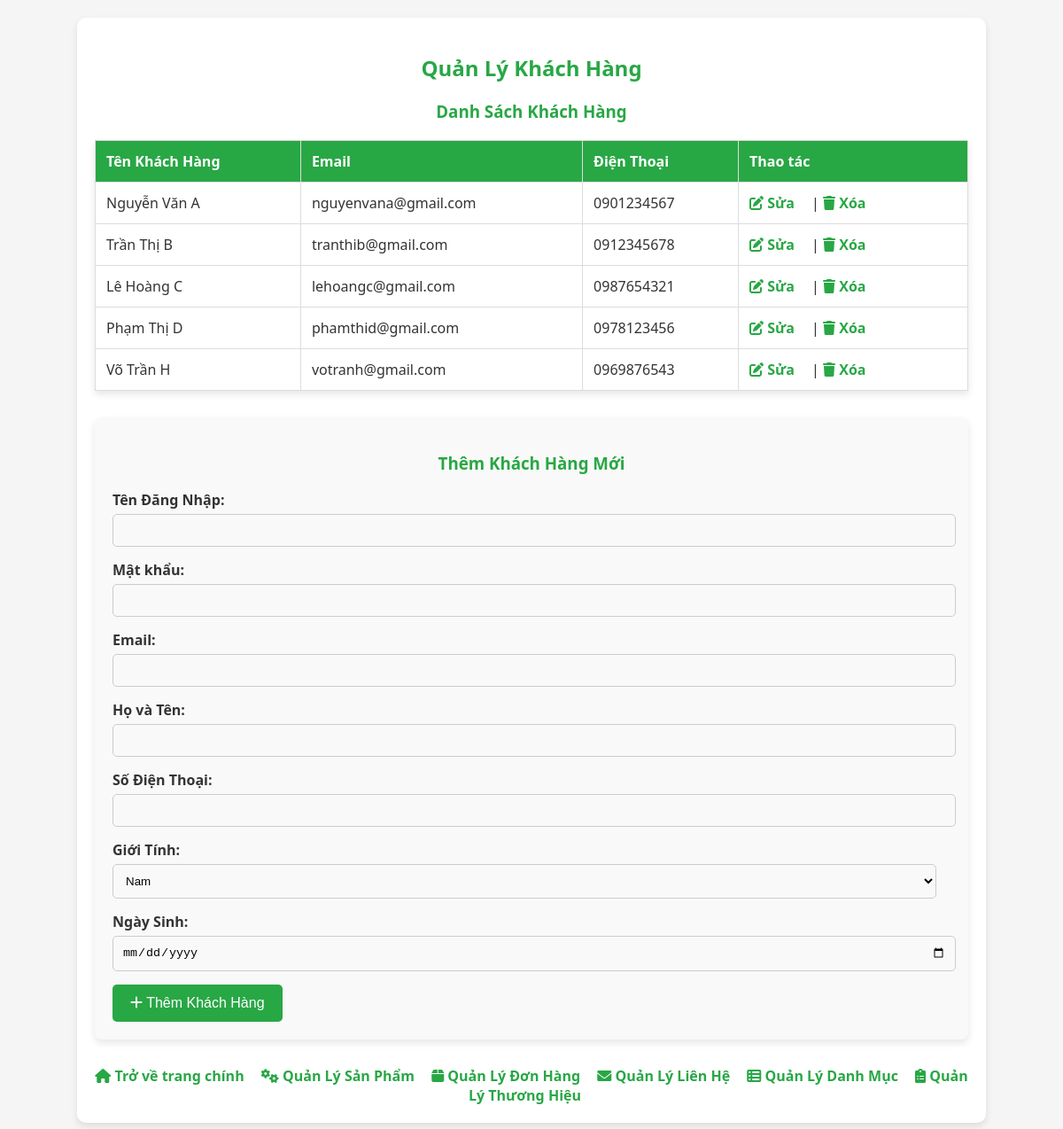
Screenshot of /admin/manage_customers.php with the database file from the repository.
### tables this page shows
CREATE TABLE User_Accounts (
    account_id INT AUTO_INCREMENT PRIMARY KEY,
    username VARCHAR(50) NOT NULL UNIQUE,
    password_hash VARCHAR(255) NOT NULL,
    email VARCHAR(100) NOT NULL UNIQUE,
    full_name VARCHAR(100),
    phone VARCHAR(15),
    gender ENUM('male', 'female', 'other'),
    date_of_birth DATE,
    created_at TIMESTAMP DEFAULT CURRENT_TIMESTAMP,
    updated_at TIMESTAMP DEFAULT CURRENT_TIMESTAMP ON UPDATE CURRENT_TIMESTAMP
);

### admin/manage_customers.php (the view, shortened to what this page needs)
<?php
include __DIR__ . '/../includes/db.php';
$stmt = $pdo->query("SELECT * FROM User_Accounts");
$customers = $stmt->fetchAll();
?>
<!DOCTYPE html>
<html lang="vi">
<head>
    <link rel="stylesheet" href="https://cdnjs.cloudflare.com/ajax/libs/font-awesome/6.0.0-beta3/css/all.min.css">
</head>
<body>
    <div class="container">
        <h2>Quản Lý Khách Hàng</h2>
        <h3>Danh Sách Khách Hàng</h3>
        <table>
            <thead>
                <tr>
                    <th>Tên Khách Hàng</th>
                    <th>Email</th>
                    <th>Điện Thoại</th>
                    <th>Thao tác</th>
                </tr>
            </thead>
            <tbody>
                <?php foreach ($customers as $customer): ?>
                    <tr>
                        <td><?php echo htmlspecialchars($customer['full_name']); ?></td>
                        <td><?php echo htmlspecialchars($customer['email']); ?></td>
                        <td><?php echo htmlspecialchars($customer['phone']); ?></td>
                        <td>
                            <a href="edit_customer.php?id=<?php echo urlencode($customer['account_id']); ?>">
                                <i class="fas fa-edit"></i> Sửa</a> |
                            <a href="delete_customer.php?id=<?php echo urlencode($customer['account_id']); ?>"
                               onclick="return confirm('Bạn có chắc chắn muốn xóa khách hàng này không?');">
                                <i class="fas fa-trash"></i> Xóa</a>
                        </td>
                    </tr>
                <?php endforeach; ?>
            </tbody>
        </table>
        <div class="form-container">
            <h3>Thêm Khách Hàng Mới</h3>
            <form action="add_customer.php" method="POST">
                <div class="form-group">
                    <label for="username">Tên Đăng Nhập:</label>
                    <input type="text" id="username" name="username" required>
                </div>
                <div class="form-group">
                    <label for="password">Mật khẩu:</label>
                    <input type="password" id="password" name="password" required>
                </div>
                <div class="form-group">
                    <label for="email">Email:</label>
                    <input type="email" id="email" name="email" required>
                </div>
                <div class="form-group">
                    <label for="full_name">Họ và Tên:</label>
                    <input type="text" id="full_name" name="full_name" required>
                </div>
                <div class="form-group">
                    <label for="phone">Số Điện Thoại:</label>
                    <input type="text" id="phone" name="phone">
                </div>
                <div class="form-group">
                    <label for="gender">Giới Tính:</label>
                    <select id="gender" name="gender">
                        <option value="male">Nam</option>
                    </select>
                </div>
                <div class="form-group">
                    <label for="dob">Ngày Sinh:</label>
                    <input type="date" id="dob" name="dob">
                </div>
                <button type="submit"><i class="fas fa-plus"></i> Thêm Khách Hàng</button>
            </form>
        </div>
        <div class="button-container">
            <a href="index_ad.php"><i class="fas fa-home"></i> Trở về trang chính</a>
            <a href="manage_products.php"><i class="fas fa-cogs"></i> Quản Lý Sản Phẩm</a>
            <a href="manage_orders.php"><i class="fas fa-box"></i> Quản Lý Đơn Hàng</a>
            <a href="manage_contacts.php"><i class="fas fa-envelope"></i> Quản Lý Liên Hệ</a>
            <a href="manage_categories.php"><i class="fas fa-th-list"></i> Quản Lý Danh Mục</a>
            <a href="manage_brands.php"><i class="fas fa-clipboard-list"></i> Quản Lý Thương Hiệu</a>
        </div>
    </div>
</body>
</html>

### admin/manage_customers.php (style rules this page uses)
body { font-family: 'Segoe UI', Tahoma, Geneva, Verdana, sans-serif; background-color: #f5f5f5; margin: 0; padding: 20px; color: #333; }
.container { width: 85%; margin: 0 auto; background-color: white; border-radius: 10px; box-shadow: 0 4px 8px rgba(0,0,0,0.1); padding: 20px; }
h2, h3 { color: #28a745; text-align: center; }
table { width: 100%; border-collapse: collapse; margin-top: 20px; background-color: #fff; box-shadow: 0 4px 8px rgba(0,0,0,0.1); }
th, td { padding: 12px; border: 1px solid #ddd; text-align: left; }
th { background-color: #28a745; color: white; }
.button-container { margin-top: 30px; text-align: center; }
a { text-decoration: none; color: #28a745; margin-right: 15px; font-weight: bold; }
.form-container { background-color: #f9f9f9; padding: 20px; margin-top: 30px; border-radius: 8px; box-shadow: 0 4px 8px rgba(0,0,0,0.1); }
.form-group { margin-bottom: 15px; }
label { font-weight: bold; display: inline-block; width: 200px; }
input, select { width: calc(100% - 16px); padding: 10px; margin-top: 5px; border-radius: 5px; border: 1px solid #ccc; background-color: #f9f9f9; }
button { background-color: #28a745; color: white; border: none; padding: 12px 20px; border-radius: 5px; font-size: 16px; cursor: pointer; }

### rows the page displays
user_accounts: full_name "Nguyễn Văn A", email "nguyenvana@gmail.com", phone "0901234567"
user_accounts: full_name "Trần Thị B", email "tranthib@gmail.com", phone "0912345678"
user_accounts: full_name "Lê Hoàng C", email "lehoangc@gmail.com", phone "0987654321"
user_accounts: full_name "Phạm Thị D", email "phamthid@gmail.com", phone "0978123456"
user_accounts: full_name "Võ Trần H", email "votranh@gmail.com", phone "0969876543"
